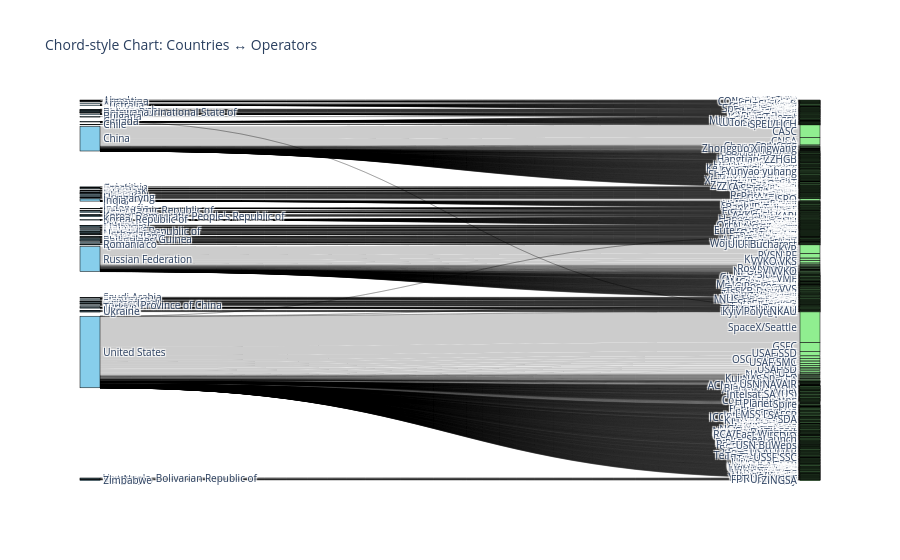

The cell this chart's notebook holds for it:
### Code cell
import pandas as pd
import plotly.graph_objects as go

# Example: assume sdf is your dataframe
# Build a frequency matrix of Country vs Operator
matrix = sdf.groupby(['Country', 'Operator Short Name']).size().reset_index(name='count')

# Get unique labels (countries + operators)
countries = matrix['Country'].unique().tolist()
operators = matrix['Operator Short Name'].unique().tolist()
labels = countries + operators

# Build source-target pairs
sources = []
targets = []
values = []

for _, row in matrix.iterrows():
    sources.append(labels.index(row['Country']))
    targets.append(labels.index(row['Operator Short Name']))
    values.append(row['count'])

# Create a Sankey diagram (works like a chord chart)
fig = go.Figure(data=[go.Sankey(
    node=dict(
        pad=15,
        thickness=20,
        line=dict(color="black", width=0.5),
        label=labels,
        color=["skyblue"]*len(countries) + ["lightgreen"]*len(operators)
    ),
    link=dict(
        source=sources,
        target=targets,
        value=values
    ))])

fig.update_layout(title_text="Chord-style Chart: Countries ↔ Operators", font_size=10)
fig.show()

### Figure 1 — Plotly figure (JSON) as saved in the notebook; plotly's stock layout.template omitted (floating-point values rounded to 4 significant figures; data arrays with more than 128 entries replaced by an {"elided": "..."} marker saying what was removed)
{"data": [{"link": {"source": {"elided": "958 int values"}, "target": {"elided": "958 int values"}, "value": {"elided": "958 int values"}}, "node": {"color": {"elided": "1040 str values"}, "label": {"elided": "1040 str values"}, "line": {"color": "black", "width": 0.5}, "pad": 15, "thickness": 20}, "type": "sankey"}], "layout": {"font": {"size": 10}, "title": {"text": "Chord-style Chart: Countries ↔ Operators"}}}
